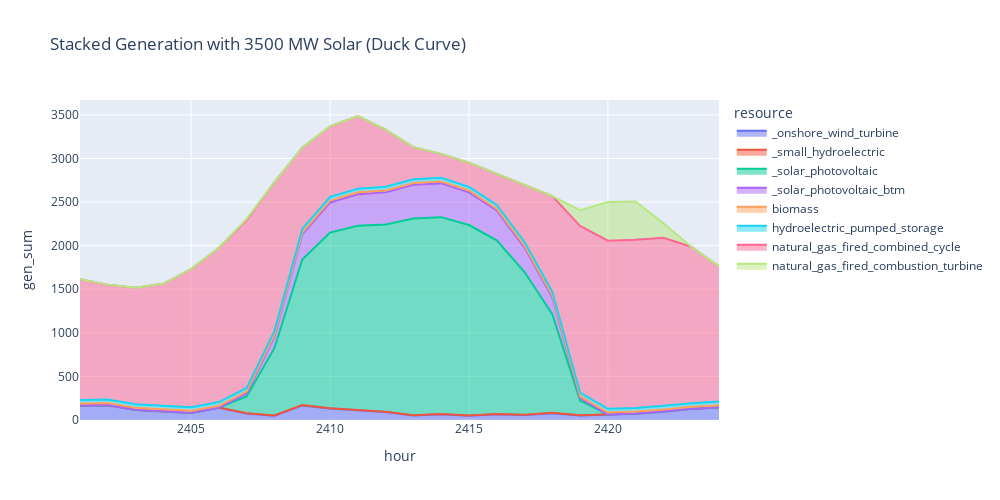

Notebook code for this chart:
### Code cell
sol_gen_btm_duck = process_and_plot(solution_duck, gen_df, gen_variable_multi, T_period,
                                     'Stacked Generation with 3500 MW Solar (Duck Curve)')

### Figure 1 — Plotly figure (JSON) as saved in the notebook; plotly's stock layout.template omitted (floating-point values rounded to 4 significant figures)
{"data": [{"fillpattern": {"shape": ""}, "hovertemplate": "resource=_onshore_wind_turbine<br>hour=%{x}<br>gen_sum=%{y}<extra></extra>", "legendgroup": "_onshore_wind_turbine", "line": {"color": "#636efa"}, "marker": {"symbol": "circle"}, "mode": "lines", "name": "_onshore_wind_turbine", "orientation": "v", "showlegend": true, "stackgroup": "1", "type": "scatter", "x": [2401, 2402, 2403, 2404, 2405, 2406, 2407, 2408, 2409, 2410, 2411, 2412, 2413, 2414, 2415, 2416, 2417, 2418, 2419, 2420, 2421, 2422, 2423, 2424], "xaxis": "x", "y": [163.3, 169.8, 115.1, 100.6, 80.58, 139.2, 74.18, 49.37, 167.4, 131.6, 111.2, 92.11, 52.09, 64.69, 49.22, 65.41, 57.19, 78.62, 52.62, 61.43, 71.92, 96.05, 126.5, 144.4], "yaxis": "y"}, {"fillpattern": {"shape": ""}, "hovertemplate": "resource=_small_hydroelectric<br>hour=%{x}<br>gen_sum=%{y}<extra></extra>", "legendgroup": "_small_hydroelectric", "line": {"color": "#EF553B"}, "marker": {"symbol": "circle"}, "mode": "lines", "name": "_small_hydroelectric", "orientation": "v", "showlegend": true, "stackgroup": "1", "type": "scatter", "x": [2401, 2402, 2403, 2404, 2405, 2406, 2407, 2408, 2409, 2410, 2411, 2412, 2413, 2414, 2415, 2416, 2417, 2418, 2419, 2420, 2421, 2422, 2423, 2424], "xaxis": "x", "y": [3.185, 3.185, 3.185, 3.185, 3.185, 3.185, 3.185, 3.185, 3.185, 3.185, 3.185, 3.185, 3.185, 3.185, 3.185, 3.185, 3.185, 3.185, 3.185, 3.185, 3.185, 3.185, 3.185, 3.185], "yaxis": "y"}, {"fillpattern": {"shape": ""}, "hovertemplate": "resource=_solar_photovoltaic<br>hour=%{x}<br>gen_sum=%{y}<extra></extra>", "legendgroup": "_solar_photovoltaic", "line": {"color": "#00cc96"}, "marker": {"symbol": "circle"}, "mode": "lines", "name": "_solar_photovoltaic", "orientation": "v", "showlegend": true, "stackgroup": "1", "type": "scatter", "x": [2401, 2402, 2403, 2404, 2405, 2406, 2407, 2408, 2409, 2410, 2411, 2412, 2413, 2414, 2415, 2416, 2417, 2418, 2419, 2420, 2421, 2422, 2423, 2424], "xaxis": "x", "y": [0, 0, 0, 0, 0, 0, 193.6, 773.9, 1672.0, 2015.0, 2114.0, 2149.0, 2256.0, 2259.0, 2184.0, 1993.0, 1637.0, 1133.0, 166.9, 0, 0, 0, 0, 0], "yaxis": "y"}, {"fillpattern": {"shape": ""}, "hovertemplate": "resource=_solar_photovoltaic_btm<br>hour=%{x}<br>gen_sum=%{y}<extra></extra>", "legendgroup": "_solar_photovoltaic_btm", "line": {"color": "#ab63fa"}, "marker": {"symbol": "circle"}, "mode": "lines", "name": "_solar_photovoltaic_btm", "orientation": "v", "showlegend": true, "stackgroup": "1", "type": "scatter", "x": [2401, 2402, 2403, 2404, 2405, 2406, 2407, 2408, 2409, 2410, 2411, 2412, 2413, 2414, 2415, 2416, 2417, 2418, 2419, 2420, 2421, 2422, 2423, 2424], "xaxis": "x", "y": [0, 0, 0, 0, 0, 0, 33.18, 132.7, 286.6, 345.4, 362.3, 368.3, 386.8, 387.3, 374.5, 341.7, 280.7, 194.2, 28.62, 0, 0, 0, 0, 0], "yaxis": "y"}, {"fillpattern": {"shape": ""}, "hovertemplate": "resource=biomass<br>hour=%{x}<br>gen_sum=%{y}<extra></extra>", "legendgroup": "biomass", "line": {"color": "#FFA15A"}, "marker": {"symbol": "circle"}, "mode": "lines", "name": "biomass", "orientation": "v", "showlegend": true, "stackgroup": "1", "type": "scatter", "x": [2401, 2402, 2403, 2404, 2405, 2406, 2407, 2408, 2409, 2410, 2411, 2412, 2413, 2414, 2415, 2416, 2417, 2418, 2419, 2420, 2421, 2422, 2423, 2424], "xaxis": "x", "y": [21.4, 21.4, 21.4, 21.4, 21.4, 21.4, 21.4, 21.4, 21.4, 21.4, 21.4, 21.4, 21.4, 21.4, 21.4, 21.4, 21.4, 21.4, 21.4, 21.4, 21.4, 21.4, 21.4, 21.4], "yaxis": "y"}, {"fillpattern": {"shape": ""}, "hovertemplate": "resource=hydroelectric_pumped_storage<br>hour=%{x}<br>gen_sum=%{y}<extra></extra>", "legendgroup": "hydroelectric_pumped_storage", "line": {"color": "#19d3f3"}, "marker": {"symbol": "circle"}, "mode": "lines", "name": "hydroelectric_pumped_storage", "orientation": "v", "showlegend": true, "stackgroup": "1", "type": "scatter", "x": [2401, 2402, 2403, 2404, 2405, 2406, 2407, 2408, 2409, 2410, 2411, 2412, 2413, 2414, 2415, 2416, 2417, 2418, 2419, 2420, 2421, 2422, 2423, 2424], "xaxis": "x", "y": [42, 42, 42, 42, 42, 42, 42, 42, 42, 42, 42, 42, 42, 42, 42, 42, 42, 42, 42, 42, 42, 42, 42, 42], "yaxis": "y"}, {"fillpattern": {"shape": ""}, "hovertemplate": "resource=natural_gas_fired_combined_cycle<br>hour=%{x}<br>gen_sum=%{y}<extra></extra>", "legendgroup": "natural_gas_fired_combined_cycle", "line": {"color": "#FF6692"}, "marker": {"symbol": "circle"}, "mode": "lines", "name": "natural_gas_fired_combined_cycle", "orientation": "v", "showlegend": true, "stackgroup": "1", "type": "scatter", "x": [2401, 2402, 2403, 2404, 2405, 2406, 2407, 2408, 2409, 2410, 2411, 2412, 2413, 2414, 2415, 2416, 2417, 2418, 2419, 2420, 2421, 2422, 2423, 2424], "xaxis": "x", "y": [1385.0, 1317.0, 1336.0, 1395.0, 1586.0, 1770.0, 1928.0, 1707.0, 932.5, 809.9, 833.6, 655.7, 368.2, 275.5, 277.8, 356.8, 660.9, 1096.0, 1913.0, 1928.0, 1928.0, 1928.0, 1795.0, 1549.0], "yaxis": "y"}, {"fillpattern": {"shape": ""}, "hovertemplate": "resource=natural_gas_fired_combustion_turbine<br>hour=%{x}<br>gen_sum=%{y}<extra></extra>", "legendgroup": "natural_gas_fired_combustion_turbine", "line": {"color": "#B6E880"}, "marker": {"symbol": "circle"}, "mode": "lines", "name": "natural_gas_fired_combustion_turbine", "orientation": "v", "showlegend": true, "stackgroup": "1", "type": "scatter", "x": [2401, 2402, 2403, 2404, 2405, 2406, 2407, 2408, 2409, 2410, 2411, 2412, 2413, 2414, 2415, 2416, 2417, 2418, 2419, 2420, 2421, 2422, 2423, 2424], "xaxis": "x", "y": [0, 0, 0, 0, 0, 0, 11.19, 0, 0, 0, 0, 0, 0, 0, 0, 0, 0, 0, 179.2, 444.5, 439.0, 166.9, 0, 0], "yaxis": "y"}], "layout": {"height": 500, "legend": {"title": {"text": "resource"}, "tracegroupgap": 0}, "title": {"text": "Stacked Generation with 3500 MW Solar (Duck Curve)"}, "width": 1000, "xaxis": {"anchor": "y", "domain": [0, 1], "title": {"text": "hour"}}, "yaxis": {"anchor": "x", "domain": [0, 1], "title": {"text": "gen_sum"}}}}
